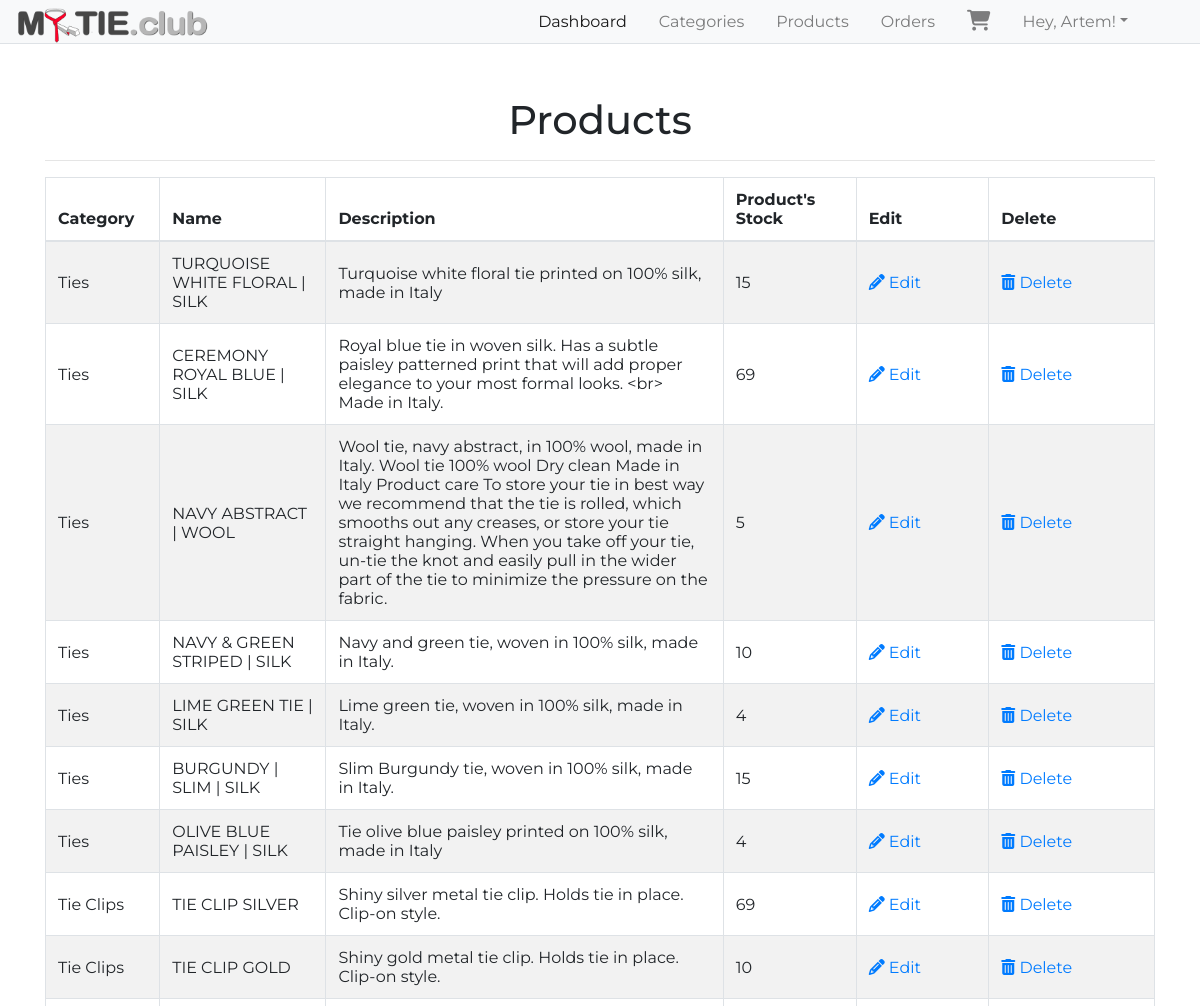
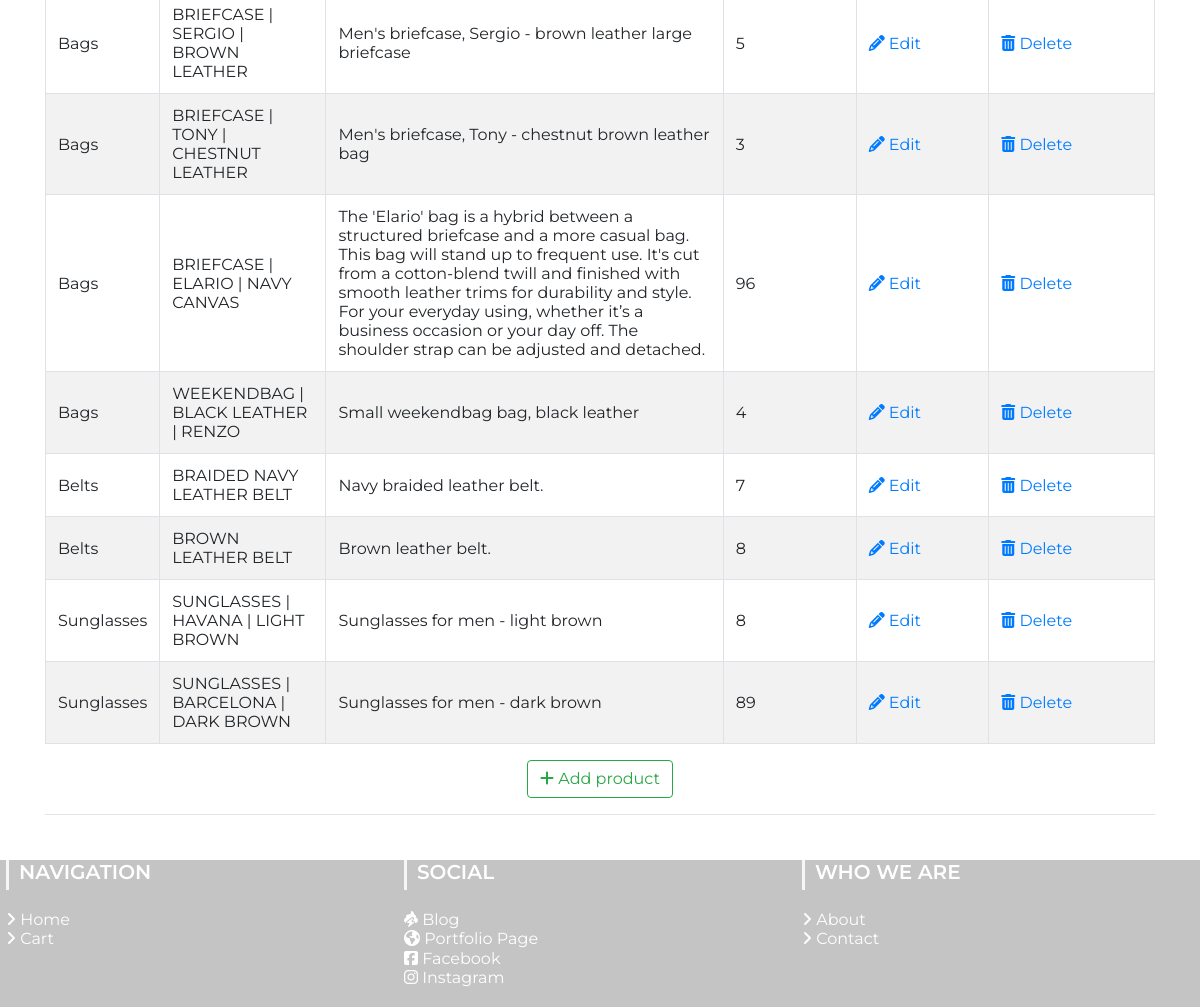
Screenshot of /admin/products/ (signed in) with the database file from the repository (2 pictures, top to bottom).
### app/models.py (models this page shows, shortened)
class User(UserMixin, db.Model):
	__tablename__="user"
	id = db.Column(db.Integer, primary_key=True)
	firstname = db.Column(db.String(24), index=True)
	lastname = db.Column(db.String(24), index=True)
	email = db.Column(db.String(50), index=True, unique=True)
	password_hash = db.Column(db.String)
	phonenumber = db.Column(db.String(18), index=True, unique=True)
	is_admin = db.Column(db.Boolean, default = False)
	order = db.relationship("Order", backref='ordered_products')
	kart = db.relationship('Kart', uselist=False, backref='user_kart')
	shipping_info = db.relationship('ShippingInfo', backref='shipping',lazy='dynamic')

class Products(db.Model):
	__tablename__ = 'product'
	id = db.Column(db.Integer, primary_key=True)
	product_name = db.Column(db.String(100), index=True)
	product_price = db.Column(db.Integer, index=True)
	product_image = db.Column(db.String(120),index=True)
	product_description = db.Column(db.String(200), index=True)
	product_stock = db.Column(db.Integer, index = True)
	product_size = db.Column(db.String(5), index = True)
	categories_id = db.Column(db.Integer, db.ForeignKey('categories.id'))
	order = db.relationship('Order', secondary=association_table, backref='my_orders', lazy='dynamic')

class Categories(db.Model):
	id = db.Column(db.Integer, primary_key=True)
	category_name  = db.Column(db.String(20), index = True)
	category_image = db.Column(db.String(120),index=True)
	product = db.relationship('Products', backref='products_categories')

### app/admin/routes.py (the view)
@admin.route('/products/')
@login_required
def list_products():
	check_admin()
	'''
	list all products
	'''
	products = Products.query.all()
	return render_template('admin/products/products.html', title = 'Products', products = products)

### app/admin/routes.py (called while the page is built)
def check_admin():
	if not current_user.is_admin:
		abort(403)

### app/models.py (called while the page is built)
@login_manager.user_loader
def load_user(id):
    return User.query.get(int(id))

### app/templates/admin/products/products.html (shortened to what this page needs)
{% extends "layout.html" %}
{% block head %}
<head>
</head>
{%endblock head%}
{% block body %}
      <div class="inner">
        <br/>
        <br/>
        <h1 style="text-align:center;">Products</h1>
        {% if products %}
          <hr class="intro-divider">
            <table class="table table-striped table-bordered">
              <thead>
                <tr>
                  <th width="10%"> Category</th>
                  <th width="15%"> Name </th>
                  <th width="36%"> Description </th>
                  <th width="12%"> Product's Stock </th>
                  <th width="12%"> Edit </th>
                  <th width="15%"> Delete </th>
                </tr>
              </thead>
              <tbody>
              {% for product in products %}
                <tr>
                  <td>{{ product.products_categories.category_name }} </td>
                  <td> {{ product.product_name }} </td>
                  <td> {{ product.product_description }} </td>
                  <td>
                    {% if product %}
                      {{ product.product_stock }}
                    {% else %}
                      0
                    {% endif %}
                  </td>
                  <td>
                    <a href="{{ url_for('admin.edit_product', id=product.id) }}">
                      <i class="fa fa-pencil"></i> Edit
                    </a>
                  </td>
                  <td>
                    <a href="{{ url_for('admin.delete_product', id=product.id) }}">
                      <i class="fa fa-trash"></i> Delete
                    </a>
                  </td>
                </tr>
              {% endfor %}
              </tbody>
            </table>
          </div>
          <div style="text-align: center">
        {% else %}
          <div style="text-align: center">
            <h3> No Products have been added. </h3>
              <hr class="intro-divider">
        {% endif %}
              <a href="{{ url_for('admin.add_product') }}" class="btn btn-outline-success">
                <i class="fa fa-plus"></i>
                Add product
              </a>
            </div>
            <hr>
          </div>
{% endblock %}

### app/templates/layout.html (shortened to what this page needs)
<html>
    <head>
        <link rel="stylesheet" href="https://stackpath.bootstrapcdn.com/bootstrap/4.3.1/css/bootstrap.css">
        <link href="{{ url_for('static', filename='css/main.css') }}" rel="stylesheet">
    </head>
<body>
          <nav class="navbar navbar-expand-sm navbar-light bg-light border-bottom shadow-md fixed-top">
              <h1 class="brand_name">
                  <a class="navbar-brand" href="{{ url_for('home.homepage') }}"><img id="logo" src="{{url_for('static', filename='img/my-tie-logo-navbar-2.png')}}" alt="Home"></a>
              </h1>
              <div class="collapse navbar-collapse" id="navbarTogglerDemo03">
                  <ul class="navbar-nav ml-auto mr-5 mt-2 mt-lg-0">
                      {% if current_user.is_authenticated %}
                      {% if current_user.is_admin %}
                            <li class="nav-item ml-3">
                              <a class="nav-link active" href="{{ url_for('home.admin_dashboard') }}">Dashboard</a>
                            </li>
                            <li class="nav-item ml-3">
                              <a class="nav-link" href="{{ url_for('admin.list_categories') }}">Categories</a>
                            </li>
                            <li class="nav-item ml-3">
                              <a class="nav-link" href="{{ url_for('admin.list_products') }}">Products</a>
                            </li>
                            <li class="nav-item ml-3">
                              <a class="nav-link" href="{{ url_for('admin.list_orders') }}">Orders</a>
                            </li>
                            <li class="nav-item ml-3">
                              <a class="nav-link" href="{{ url_for('users.cart') }}"><i class="fas fa-shopping-cart"></i></a>
                            </li>
                      {% else %}
                            <li class="nav-item ml-3">
                              <a class="nav-link" href="{{ url_for('users.cart') }}"><i class="fas fa-shopping-cart"></i><span class="badge badge-light">{{ count }}</span></a>
                            </li>
                      {% endif %}
                            <li class="nav-item dropdown ml-3">
                              <a class="nav-link dropdown-toggle" data-toggle="dropdown" href="#" role="button" aria-haspopup="true"
                                aria-expanded="false">
                                Hey, {{ current_user.firstname }}!</a>
                            </li>
                      {% endif %}
                  </ul>
              </div>
          </nav>
                {% block head %}
                {% endblock %}
    <div class="container">
        {% block body %}
        {% endblock %}
    <section id="footer">
      <div class="container-fluid">
          <div class="row text-xs-center text-sm-left">
              <div class="col-xs-12 col-sm-4 col-md-4">
                  <h5>NAVIGATION</h5>
                  <ul class="list-unstyled quick-links">
                      <li><a href="{{ url_for('home.homepage') }}"><i class="fa fa-angle-right"></i> Home</a></li>
                      <li><a href="{{ url_for('users.cart') }}"><i class="fa fa-angle-right"></i> Cart</a></li>
                  </ul>
              </div>
              <div class="col-xs-12 col-sm-4 col-md-4">
                  <h5>SOCIAL</h5>
                  <ul class="list-unstyled quick-links">
                      <li><a href="http://www.chaze.net"><i class="fas fa-poo-storm"></i> Blog</a></li>
                      <li><a href="http://www.artem-yerep.com"><i class="fas fa-globe-americas"></i> Portfolio Page</a></li>
                      <li><a href="https://www.facebook.com/"><i class="fab fa-facebook-square"></i> Facebook</a></li>
                      <li><a href="https://www.instagram.com/"><i class="fab fa-instagram"></i> Instagram</a></li>
                  </ul>
              </div>
              <div class="col-xs-12 col-sm-4 col-md-4">
                  <h5>WHO WE ARE</h5>
                  <ul class="list-unstyled quick-links">
                      <li><a href="{{ url_for('home.about') }}"><i class="fa fa-angle-right"></i> About</a></li>
                      <li><a href="{{ url_for('home.contact') }}"><i class="fa fa-angle-right"></i> Contact</a></li>
                  </ul>
              </div>
          </div>
      </div>
    </section>
</body>
</html>

### app/static/css/main.css (style rules this page uses)
* { padding: 0; margin: 0; }
html { position: relative; min-height: 100%; }
body { font-family: 'Montserrat', sans-serif; margin-bottom: 12em ; margin-top: 3em; }
#logo { max-height: 35px; }
.navbar { padding-bottom: 0px; }
.navbar-brand { padding: 0px; }
.navbar-collapse { padding-bottom: 8px; }
.fa-shopping-cart { font-size: 1.3em; }
a.nav-link { padding: 0; }
.row { margin-left: auto; margin-right: auto; margin-bottom: 20px; }
.row:after { content: ""; display: table; clear: both; }
#footer { position: absolute; bottom: 0; width: 100%; opacity: .5; background-color: rgb(138, 138, 138); line-height: 1.2em; }
#footer h5 { padding-left: 10px; font-weight: 600; border-left: 3px solid #eeeeee; padding-bottom: 6px; margin-bottom: 20px; color:#ffffff; }
#footer ul.social li a, #footer ul.quick-links li a { color:#ffffff; }
#footer ul.quick-links li { padding: 0 0; -webkit-transition: .5s all ease; -moz-transition: .5s all ease; transition: .5s all ease; }
p,h1, h3, input, ul, h6 ,h5 { margin: 0; padding:0 0; }
ul { list-style-type: none; }
@media screen and (max-width: 1280px) { .row { margin-left: -24px; } }
.table>tbody>tr>td, .table>tfoot>tr>td { vertical-align: middle; }

### rows the page displays
User: firstname "Artem"
Products: products_categories.category_name "Ties", product_name "TURQUOISE WHITE FLORAL | SILK", product_description "Turquoise white floral tie printed on 100% silk, made in Italy", product_stock "15"
Products: products_categories.category_name "Ties", product_name "CEREMONY ROYAL BLUE | SILK", product_description "Royal blue tie in woven silk. Has a subtle paisley patterned print that will add proper elegance to your most formal looks. <br> Made in Italy.", product_stock "69"
Products: products_categories.category_name "Ties", product_name "NAVY ABSTRACT | WOOL", product_description "Wool tie, navy abstract, in 100% wool, made in Italy. Wool tie 100% wool Dry clean Made in Italy Product care To store your tie in best way we recommend that the tie is rolled, which smooths out any creases, or store your tie straight hanging. When you take off your tie, un-tie the knot and easily pull in the wider part of the tie to minimize the pressure on the fabric.", product_stock "5"
Products: products_categories.category_name "Ties", product_name "NAVY & GREEN STRIPED | SILK", product_description "Navy and green tie, woven in 100% silk, made in Italy.", product_stock "10"
Products: products_categories.category_name "Ties", product_name "LIME GREEN TIE | SILK", product_description "Lime green tie, woven in 100% silk, made in Italy.", product_stock "4"
Products: products_categories.category_name "Ties", product_name "BURGUNDY | SLIM | SILK", product_description "Slim Burgundy tie, woven in 100% silk, made in Italy.", product_stock "15"
Products: products_categories.category_name "Ties", product_name "OLIVE BLUE PAISLEY | SILK", product_description "Tie olive blue paisley printed on 100% silk, made in Italy", product_stock "4"
Products: products_categories.category_name "Tie Clips", product_name "TIE CLIP SILVER", product_description "Shiny silver metal tie clip. Holds tie in place. Clip-on style.", product_stock "69"
Products: products_categories.category_name "Tie Clips", product_name "TIE CLIP GOLD", product_description "Shiny gold metal tie clip. Holds tie in place. Clip-on style.", product_stock "10"
Products: products_categories.category_name "Bags", product_name "BRIEFCASE | SERGIO | BROWN LEATHER", product_description "Men's briefcase, Sergio - brown leather large briefcase", product_stock "5"
Products: products_categories.category_name "Bags", product_name "BRIEFCASE | TONY | CHESTNUT LEATHER", product_description "Men's briefcase, Tony - chestnut brown leather bag", product_stock "3"
Products: products_categories.category_name "Bags", product_name "BRIEFCASE | ELARIO | NAVY CANVAS", product_description "The 'Elario' bag is a hybrid between a structured briefcase and a more casual bag. This bag will stand up to frequent use. It's cut from a cotton-blend twill and finished with smooth leather trims for durability and style. For your everyday using, whether it’s a business occasion or your day off. The shoulder strap can be adjusted and detached.", product_stock "96"
Products: products_categories.category_name "Bags", product_name "WEEKENDBAG | BLACK LEATHER | RENZO", product_description "Small weekendbag bag, black leather", product_stock "4"
Products: products_categories.category_name "Belts", product_name "BRAIDED NAVY LEATHER BELT", product_description "Navy braided leather belt.", product_stock "7"
Products: products_categories.category_name "Belts", product_name "BROWN LEATHER BELT", product_description "Brown leather belt.", product_stock "8"
Products: products_categories.category_name "Sunglasses", product_name "SUNGLASSES | HAVANA | LIGHT BROWN", product_description "Sunglasses for men - light brown", product_stock "8"
Products: products_categories.category_name "Sunglasses", product_name "SUNGLASSES | BARCELONA | DARK BROWN", product_description "Sunglasses for men - dark brown", product_stock "89"
